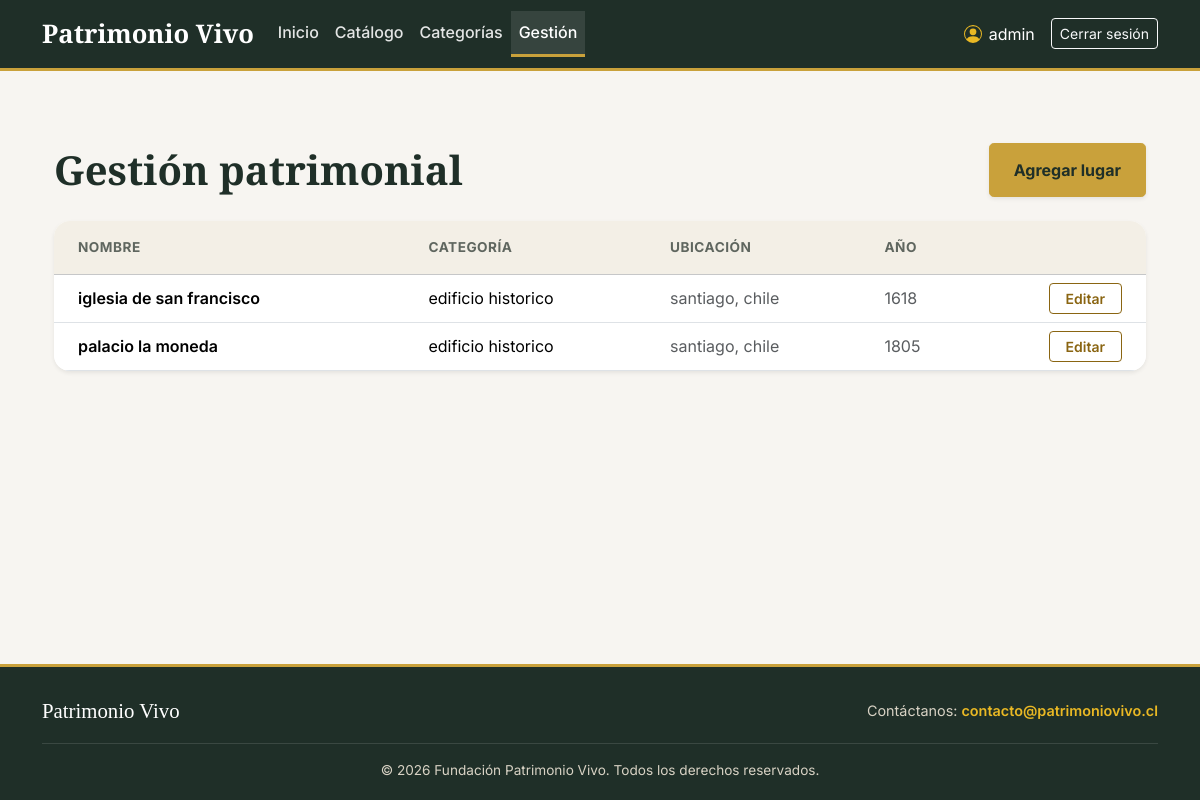
The app's page /gestion/ (signed in), older data.
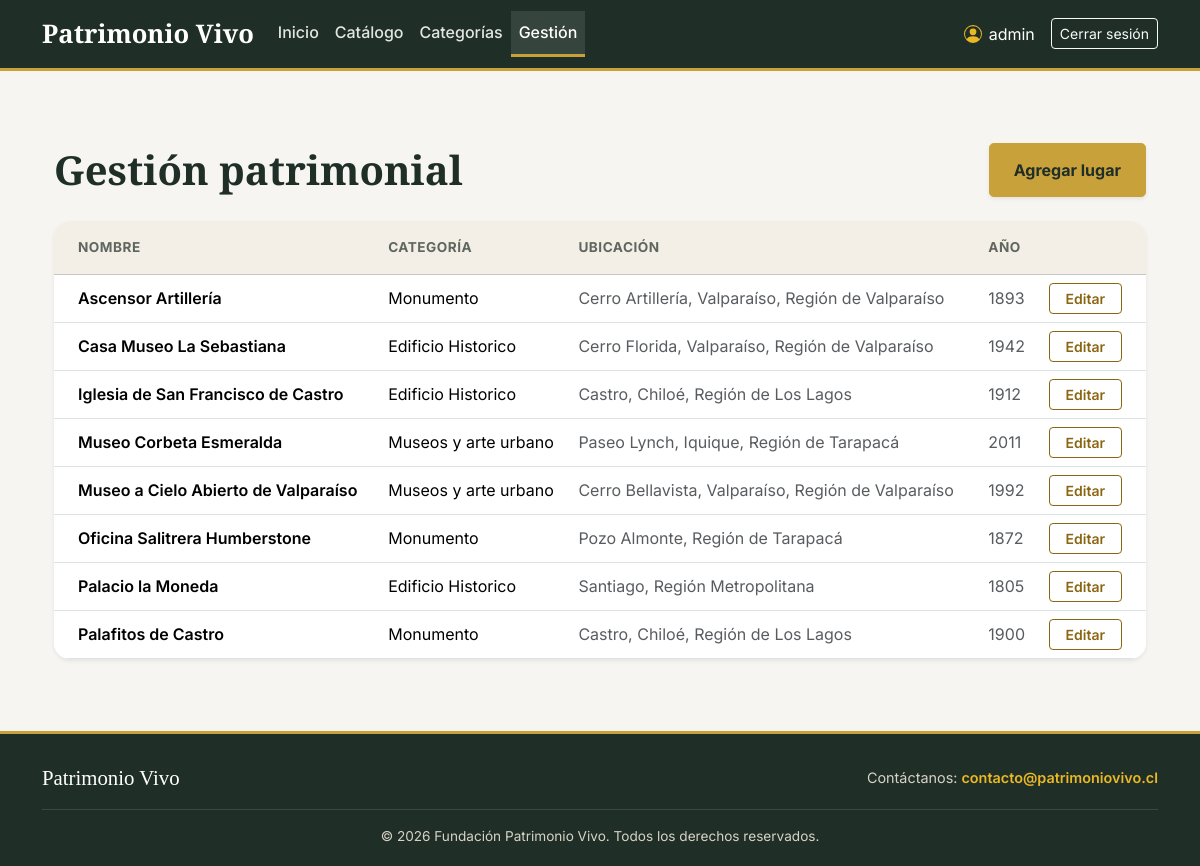
The same page, newer data.
### core/models.py (models this page shows, shortened)
class LugarPatrimonial(models.Model):
    id = models.BigAutoField(primary_key=True)
    nombre = models.CharField(max_length=150)
    descripcion = models.TextField()
    ubicacion = models.CharField(max_length=200)
    anio_construccion = models.PositiveIntegerField()
    imagen = models.URLField(blank=True)
    categoria = models.ForeignKey(
        Categoria, on_delete=models.PROTECT, related_name='lugares'
    )

class Categoria(models.Model):
    id = models.BigAutoField(primary_key=True)
    nombre = models.CharField(max_length=100)
    descripcion = models.TextField(blank=True)

### core/views.py (the view)
# urls.py: path('gestion/', views.gestion, name='gestion'),
@login_required
def gestion(request):
    lugares = LugarPatrimonial.objects.select_related('categoria').order_by('nombre')
    return render(request, 'core/gestion.html', {'lugares': lugares})

### core/templates/core/gestion.html (shortened to what this page needs)
{% extends 'core/base.html' %}
{% block content %}
<div class="container my-5">
    <div class="d-flex justify-content-between align-items-center mb-4 flex-wrap gap-3">
        <h1 class="mb-0 fw-bold">Gestión patrimonial</h1>
        {% if perms.core.add_lugarpatrimonial %}
            <a href="{% url 'lugar_crear' %}" class="btn btn-orange px-4 shadow-sm">Agregar lugar</a>
        {% endif %}
    </div>
    <div class="card border-0 shadow-sm rounded-4 overflow-hidden">
        <div class="table-responsive m-0">
            <table class="table table-hover align-middle mb-0">
                <thead class="table-light text-uppercase text-secondary">
                    <tr>
                        <th class="py-3 ps-4">Nombre</th>
                        <th class="py-3">Categoría</th>
                        <th class="py-3">Ubicación</th>
                        <th class="py-3">Año</th>
                        <th class="py-3 text-end pe-4"></th>
                    </tr>
                </thead>
                <tbody>
                    {% for lugar in lugares %}
                        <tr>
                            <td class="ps-4 fw-semibold ">{{ lugar.nombre }}</td>
                            <td>{{ lugar.categoria.nombre }}</td>
                            <td class="text-muted">{{ lugar.ubicacion }}</td>
                            <td class="text-muted">{{ lugar.anio_construccion }}</td>
                            <td class="text-end pe-4">
                                {% if perms.core.change_lugarpatrimonial %}
                                    <a href="{% url 'lugar_editar' lugar.pk %}" class="btn btn-outline-orange btn-sm px-3">Editar</a>
                                {% endif %}
                            </td>
                        </tr>
                    {% empty %}
                        <tr><td colspan="5" class="text-center py-4 text-muted">Aún no hay lugares registrados.</td></tr>
                    {% endfor %}
                </tbody>
            </table>
        </div>
    </div>
</div>
{% endblock %}

### core/templates/core/base.html (shortened to what this page needs)
{% load static %}
<!DOCTYPE html>
<html lang="es" data-bs-theme="light">
<head>
    <link rel="stylesheet" href="{% static 'core/css/bootstrap.min.css' %}">
    <link rel="stylesheet" href="{% static 'core/css/estilos.css' %}">
</head>
<body class="d-flex flex-column min-vh-100">
    <nav class="navbar navbar-expand-lg navbar-patrimonio" data-bs-theme="dark">
        <div class="container">
            <a class="navbar-brand" href="{% url 'inicio' %}">
                Patrimonio Vivo
            </a>
            <div class="collapse navbar-collapse" id="menu">
                <ul class="navbar-nav me-auto">
                    <li class="nav-item">
                        <a class="nav-link {% if request.resolver_match.url_name == 'inicio' %}active{% endif %}" href="{% url 'inicio' %}">Inicio</a>
                    </li>
                    <li class="nav-item">
                        <a class="nav-link {% if request.resolver_match.url_name == 'catalogo' or request.resolver_match.url_name == 'detalle' %}active{% endif %}" href="{% url 'catalogo' %}">Catálogo</a>
                    </li>
                    <li class="nav-item">
                        <a class="nav-link {% if request.resolver_match.url_name == 'categorias' %}active{% endif %}" href="{% url 'categorias' %}">Categorías</a>
                    </li>
                    {% if user.is_authenticated %}
                        <li class="nav-item">
                            <a class="nav-link {% if request.resolver_match.url_name == 'gestion' or request.resolver_match.url_name == 'lugar_crear' or request.resolver_match.url_name == 'lugar_editar' %}active{% endif %}" href="{% url 'gestion' %}">Gestión</a>
                        </li>
                    {% endif %}
                </ul>
                {% if user.is_authenticated %}
                    <span class="navbar-text me-3">
                        {{ user.username }}
                    </span>
                    <form method="post" action="{% url 'logout' %}" class="d-flex">
                        <button type="submit" class="btn btn-outline-light btn-sm">Cerrar sesión</button>
                    </form>
                {% else %}
                    <a class="btn btn-outline-light btn-sm" href="{% url 'login' %}">Iniciar sesión</a>
                {% endif %}
            </div>
        </div>
    </nav>
    <main class="container py-4 flex-grow-1">
        {% block content %}{% endblock %}
    </main>
   <footer class="pie mt-auto">
        <div class="container">
            <div class="pie-fila">
                <span class="pie-titulo">Patrimonio Vivo</span>
                <span class="pie-contacto">
                    Contáctanos: <a href="mailto:contacto@patrimoniovivo.cl">contacto@patrimoniovivo.cl</a>
                </span>
            </div>
            <p class="pie-copy">&copy; {% now "Y" %} Fundación Patrimonio Vivo. Todos los derechos reservados.</p>
        </div>
    </footer>
</body>
</html>

### core/static/core/css/estilos.css (style rules this page uses)
:root { --verde-oscuro: #1f2f28; --verde: #34453d; --verde-claro: #45584f; --oro: #c9a13b; --oro-vivo: #e9b824; --oro-texto: #8a6512; --oro-suave: #f5ecd3; --crema: #f7f5f1; --blanco: #ffffff; --borde: #e3ddd0; --texto: #1f2a25; --apagado: #5f665f; --sombra: 0 4px 8px -2px rgba(31, 47, 40, 0.08); --sombra-hover: 0 14px 24px -6px rgba(31, 47, 40, 0.18); --transicion: all 0.25s ease; --fuente-titulo: 'Playfair Display', Georgia, 'Times New Roman', serif; }
body { background: var(--crema); color: var(--texto); font-family: 'Inter', system-ui, -apple-system, 'Segoe UI', Arial, sans-serif; }
h1, h2, h3 { font-family: var(--fuente-titulo); color: var(--verde-oscuro); }
.navbar-patrimonio { background: var(--verde-oscuro); border-bottom: 3px solid var(--oro); padding: 0.6rem 0; }
.navbar-patrimonio .navbar-brand { display: flex; align-items: center; gap: 0.6rem; font-family: var(--fuente-titulo); font-weight: 700; font-size: 1.6rem; color: #ffffff; }
.navbar-patrimonio .nav-link { color: rgba(255, 255, 255, 0.88); font-weight: 500; padding: 0.6rem 1.1rem; border-bottom: 3px solid transparent; transition: var(--transicion); }
.navbar-patrimonio .nav-link.active { color: #ffffff; background: rgba(255, 255, 255, 0.1); border-bottom-color: var(--oro); }
.navbar-patrimonio .navbar-text { color: #ffffff; display: flex; align-items: center; gap: 0.4rem; }
.navbar-patrimonio .navbar-text svg { color: var(--oro-vivo); }
.btn-oro, .btn-orange { display: inline-flex; align-items: center; gap: 0.5rem; background: var(--oro); border: 1px solid var(--oro); color: var(--verde-oscuro); font-weight: 700; padding: 0.9rem 1.8rem; border-radius: 0.3rem; text-decoration: none; transition: var(--transicion); }
.btn-outline-orange { color: var(--oro-texto); border: 1px solid var(--oro-texto); font-weight: 600; transition: var(--transicion); }
.card { border: none; box-shadow: var(--sombra); }
.table th { font-size: 0.85rem; letter-spacing: 0.5px; background-color: #f3efe6 !important; color: var(--apagado); }
.table td { vertical-align: middle; }
.pie { background: var(--verde-oscuro); border-top: 3px solid var(--oro); color: #d8d2c4; font-size: 0.9rem; padding: 1.75rem 0 1.25rem; }
.pie-fila { display: flex; align-items: center; justify-content: space-between; flex-wrap: wrap; gap: 0.75rem; padding-bottom: 1rem; border-bottom: 1px solid rgba(255, 255, 255, 0.12); }
.pie-titulo { font-family: var(--fuente-titulo); font-size: 1.3rem; color: #ffffff; }
.pie-contacto a { color: var(--oro-vivo); text-decoration: none; font-weight: 600; transition: var(--transicion); }
.pie-copy { margin: 1rem 0 0; text-align: center; font-size: 0.85rem; }

Row changes from the older to the newer data that the page shows:
removed LugarPatrimonial: nombre "iglesia de san francisco", categoria.nombre "edificio historico", ubicacion "santiago, chile", anio_construccion "1618"
added LugarPatrimonial: nombre "Ascensor Artillería", categoria.nombre "Monumento", ubicacion "Cerro Artillería, Valparaíso, Región de Valparaíso", anio_construccion "1893"
added LugarPatrimonial: nombre "Casa Museo La Sebastiana", categoria.nombre "Edificio Historico", ubicacion "Cerro Florida, Valparaíso, Región de Valparaíso", anio_construccion "1942"
added LugarPatrimonial: nombre "Iglesia de San Francisco de Castro", categoria.nombre "Edificio Historico", ubicacion "Castro, Chiloé, Región de Los Lagos", anio_construccion "1912"
added LugarPatrimonial: nombre "Museo Corbeta Esmeralda", categoria.nombre "Museos y arte urbano", ubicacion "Paseo Lynch, Iquique, Región de Tarapacá", anio_construccion "2011"
added LugarPatrimonial: nombre "Museo a Cielo Abierto de Valparaíso", categoria.nombre "Museos y arte urbano", ubicacion "Cerro Bellavista, Valparaíso, Región de Valparaíso", anio_construccion "1992"
added LugarPatrimonial: nombre "Oficina Salitrera Humberstone", categoria.nombre "Monumento", ubicacion "Pozo Almonte, Región de Tarapacá", anio_construccion "1872"
changed LugarPatrimonial: nombre "palacio la moneda" → "Palacio la Moneda"; categoria.nombre "edificio historico" → "Edificio Historico"; ubicacion "santiago, chile" → "Santiago, Región Metropolitana"
added LugarPatrimonial: nombre "Palafitos de Castro", categoria.nombre "Monumento", ubicacion "Castro, Chiloé, Región de Los Lagos", anio_construccion "1900"
